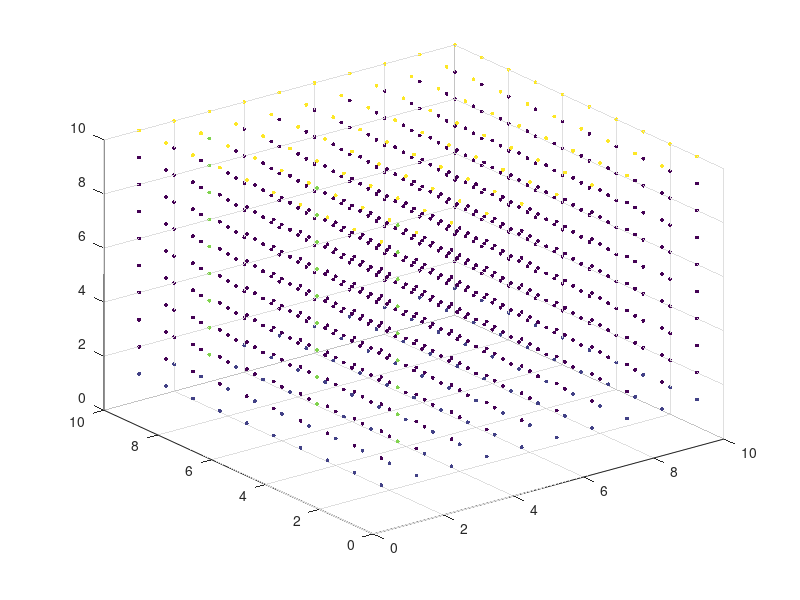

The MATLAB source for this figure:
%  Jackie Loven, 18 February 2016

simple3DMatrix = zeros(10, 10, 10);
simple3DMatrix(:,:,1) = 5;
simple3DMatrix(:,:,10) = 5;
%disp(simple3DMatrix);
pillar3DMatrix = zeros(10, 10, 10);
pillar3DMatrix(:,:,1) = 1;
pillar3DMatrix(3,3,:) = 1;
pillar3DMatrix(3,3,:) = 4;
pillar3DMatrix(10,3,:) = 4;
pillar3DMatrix(6,3,:) = 4;
pillar3DMatrix(:,:,10) = 5;
%disp(pillar3DMatrix);

ballsize = 8;
[xx, yy, zz] = meshgrid(1:10,1:10,1:10);
[x1, y1, z1] = meshgrid(1:10,1:10,1:10);
scatter3(xx(:),yy(:),zz(:), ballsize, simple3DMatrix(:), 'filled')
scatter3(x1(:),y1(:),z1(:), ballsize, pillar3DMatrix(:), 'filled')